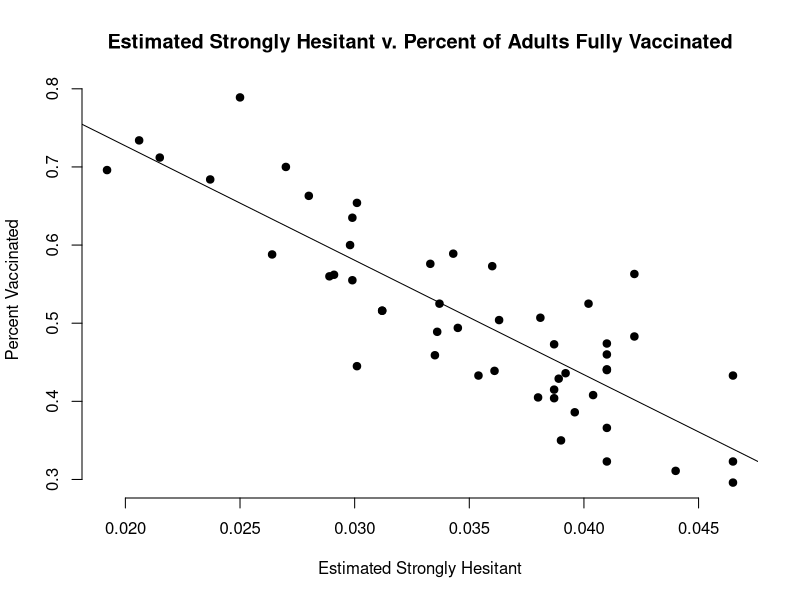
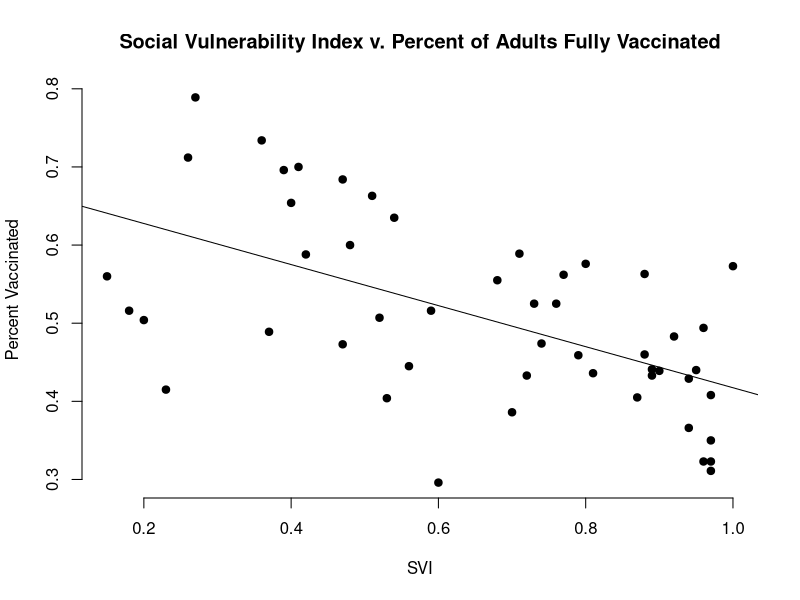
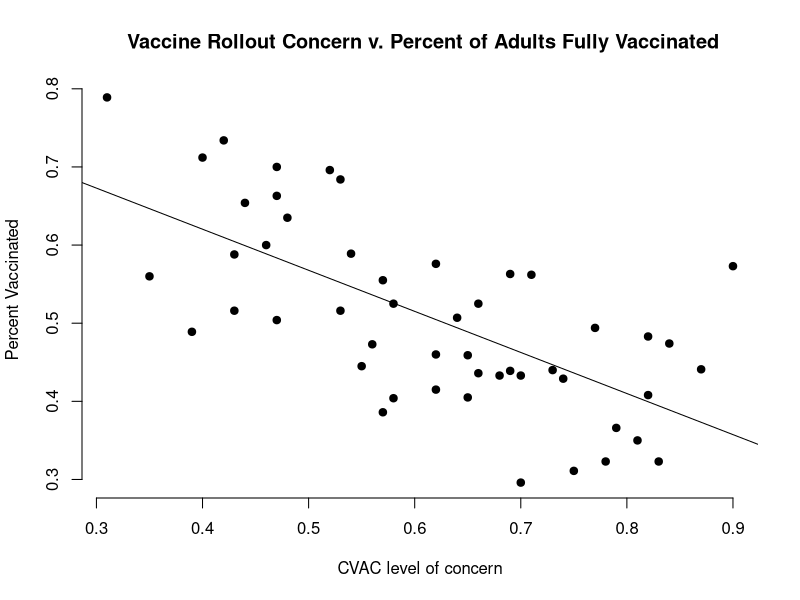

Write the R code that produced these figures, in order.
## ---- chunk 1
mydata <- read.table("Vaccine_Hesitancy_for_COVID-19__County_and_local_estimates.txt", header=T, sep="\t")
n = dim(mydata)[1]

# Y= Percent of adults fully vaccinated against Covid-19
# X1= Estimated Strongly Hesitant
# X2= Social Vulnerability Index
# X3= CVAC Level of concern

Y=mydata[,8]
X1=mydata[,3]

lmStronglyHesitant= lm(formula = Y~X1, data=mydata)
summary(lmStronglyHesitant)

plot(X1, Y, main = "Estimated Strongly Hesitant v. Percent of Adults Fully Vaccinated",
     xlab = "Estimated Strongly Hesitant", ylab = "Percent Vaccinated",
     pch = 19, frame = FALSE)
abline(lmStronglyHesitant)

X2=mydata[,4]
lmSVI=lm(formula = Y~X2, data=mydata)
summary(lmSVI)

plot(X2, Y, main = "Social Vulnerability Index v. Percent of Adults Fully Vaccinated",
     xlab = "SVI", ylab = "Percent Vaccinated",
     pch = 19, frame = FALSE)
abline(lmSVI)

X3=mydata[,6]
lmCVAC=lm(formula = Y~X3, data=mydata)
summary(lmCVAC)
plot(X3, Y, main = " Vaccine Rollout Concern v. Percent of Adults Fully Vaccinated",
     xlab = "CVAC level of concern", ylab = "Percent Vaccinated",
     pch = 19, frame = FALSE)
abline(lmCVAC)

